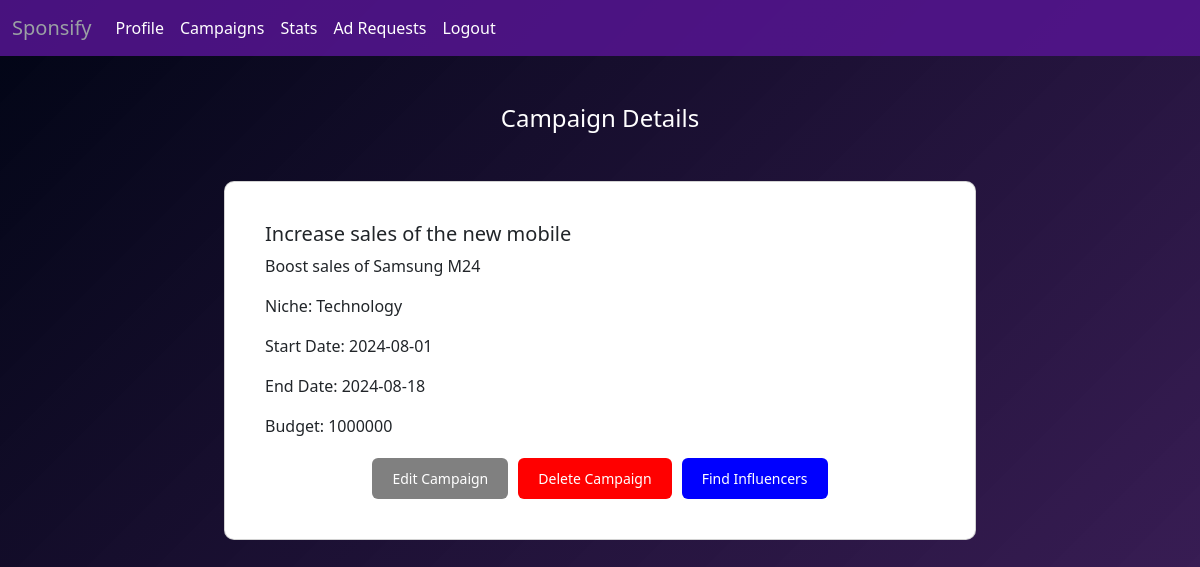
Page /sponsor/campaigns/2 (signed in) on the committed database.
### models.py (models this page shows)
class Campaign(db.Model):
    id = db.Column(db.Integer, primary_key=True)
    sponsor_id = db.Column(db.Integer, db.ForeignKey('sponsor.id'), nullable=False)
    name = db.Column(db.String(100), nullable=False)
    description = db.Column(db.Text)
    niche = db.Column(db.Text)
    start_date = db.Column(db.Date)
    end_date = db.Column(db.Date)
    budget = db.Column(db.Integer)
    is_flag = db.Column(db.Boolean, default=False)
    visibility = db.Column(db.String(10), default='public')
    goals = db.Column(db.Text)
    ad_requests = db.relationship('AdRequest', backref='campaign', lazy=True)

### routes.py (the view)
@app.route("/sponsor/campaigns/<int:campaign_id>")
@login_required
def campaign_details(campaign_id):
    campaign = Campaign.query.get_or_404(campaign_id)  # Get campaign or 404
    return render_template('campaign_details.html', campaign=campaign)

### routes.py (called while the page is built)
def login_required(f):
    @wraps(f)
    def wrap(*args, **kwargs):
        if 'user_id' not in session:
            flash("You need to login first")
            return redirect(url_for('login'))
        else:
            user_id  = session['user_id']
            user = User.query.filter_by(id=user_id).first()
            if user.is_flag:
                flash("You are flagged")
                return redirect(url_for('login'))
        return f(*args, **kwargs)
    return wrap

### templates/campaign_details.html (shortened to what this page needs)
{% extends 'spndash.html' %}
{% block content %}
<div class="container mt-4">
    <h4 class="text-center mb-5 mt-5">Campaign Details</h4>
    <div class="card mb-5">
        <div class="card-body">
            <h5 class="card-title">{{ campaign.name }}</h5>
            <p class="card-text">{{ campaign.description }}</p>
            <p class="card-text">Niche: {{ campaign.niche }}</p>
            <p class="card-text">Start Date: {{ campaign.start_date }}</p>
            <p class="card-text">End Date: {{ campaign.end_date }}</p>
            <p class="card-text">Budget: {{ campaign.budget }}</p>
            <div class="button-group">
                <a href="{{ url_for('edit_campaign', campaign_id=campaign.id) }}" class="btn btn-secondary">Edit Campaign</a>
                <form method="POST" action="{{ url_for('delete_campaign_sponsor', campaign_id=campaign.id) }}" onsubmit="return confirm('Are you sure you want to delete this campaign?')">
                    <button type="submit" class="btn btn-danger">Delete Campaign</button>
                </form>
                <a href="{{ url_for('search_influencers_for_campaign', campaign_id=campaign.id) }}" class="btn btn-primary">Find Influencers</a>
            </div>
        </div>
    </div>
</div>
{% endblock %}

### templates/campaign_details.html (style rules this page uses)
body { background: linear-gradient(135deg, #010515 0%, #220341e5 100%); color: #fff; }
.container { max-width: 800px; margin: 0 auto; }
h4 { margin-top: 20px; margin-bottom: 20px; font-size: 1.5rem; }
.card { padding: 20px; border-radius: 10px; }
.card-body { padding: 20px; }
.button-group { display: flex; gap: 10px; margin-top: 20px; justify-content: center; }
.btn { font-size: 0.875rem; padding: 10px 20px; }
.btn-secondary { background-color: grey; border: none; color: white; }
.btn-danger { background-color: red; border: none; color: white; }
.btn-primary { background-color: blue; border: none; color: white; }

### rows in the picture
Campaign: name "Increase sales of the new mobile", description "Boost sales of Samsung M24", niche "Technology", start_date "2024-08-01", end_date "2024-08-18", budget "1000000"
